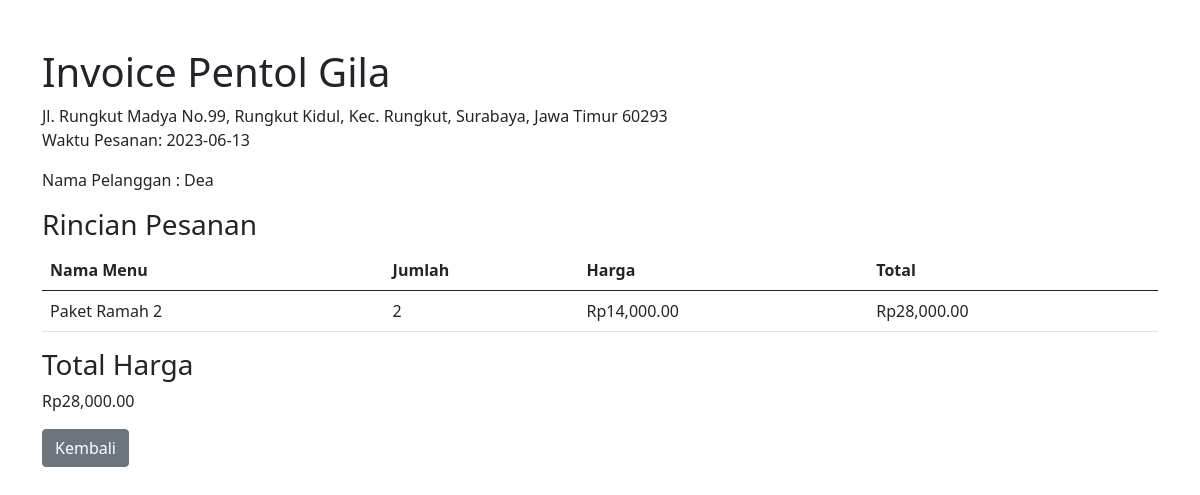
The page /tampil_pesanan.php (signed in) on the database its author committed.
### tables this page shows
CREATE TABLE `detail_pesanan` (
  `id_detail` int(11) NOT NULL,
  `pesanan_id` int(11) NOT NULL,
  `menu_id` int(11) NOT NULL,
  `jumlah` int(11) NOT NULL
);

CREATE TABLE `menu1` (
  `id` int(6) NOT NULL,
  `nama` varchar(50) NOT NULL,
  `harga` int(20) NOT NULL,
  `gambar` varchar(200) NOT NULL
);

### tampil_pesanan.php (the view, shortened to what this page needs)
<?php
$koneksi = mysqli_connect("localhost", "root", "", "pentolgila");
?>
<?php
$query = "SELECT * FROM pesanan ORDER BY id_pesanan DESC LIMIT 1";
$result = mysqli_query($koneksi, $query);
if ($result) {
    $pesanan = mysqli_fetch_assoc($result);
    $query = "SELECT * FROM detail_pesanan WHERE pesanan_id = " . $pesanan['id_pesanan'];
    $result = mysqli_query($koneksi, $query);
}
?>
<!DOCTYPE html>
<html lang="en">
<head>
    <link rel="stylesheet" href="https://cdn.jsdelivr.net/npm/bootstrap@5.1.0/dist/css/bootstrap.min.css">
</head>
<body>
    <div class="container mt-5">
        <div class="row">
            <div class="col-md-12">
                <h1>Invoice Pentol Gila</h1>
                <?php if ($result && mysqli_num_rows($result) > 0) { ?>
                    <label>Jl. Rungkut Madya No.99, Rungkut Kidul, Kec. Rungkut, Surabaya, Jawa Timur 60293</label>
                    <?php
                    $waktuIndonesia = date('Y-m-d', time());
                    ?>
                    <p>Waktu Pesanan: <?php echo $waktuIndonesia; ?></p>
                    <?php
                    if (isset($_SESSION['username'])) {
                        echo "<p>Nama Pelanggan  : " . $_SESSION['username'] . "</p>";
                    } else {
                        echo "<p>Pengguna tidak terautentikasi</p>";
                    }
                    ?>
                    <h3>Rincian Pesanan</h3>
                    <table class="table">
                        <thead>
                            <tr>
                                <th>Nama Menu</th>
                                <th>Jumlah</th>
                                <th>Harga</th>
                                <th>Total</th>
                            </tr>
                        </thead>
                        <tbody>
                            <?php
                            $totalHarga = 0;
                            while ($row = mysqli_fetch_assoc($result)) {
                                $queryMenu = "SELECT * FROM menu1 WHERE id = " . $row['menu_id'];
                                $resultMenu = mysqli_query($koneksi, $queryMenu);
                                $menu = mysqli_fetch_assoc($resultMenu);
                                $subTotal = $row['jumlah'] * $menu['harga'];
                                $totalHarga += $subTotal;
                            ?>
                                <tr>
                                    <td><?php echo $menu['nama']; ?></td>
                                    <td><?php echo $row['jumlah']; ?></td>
                                    <td>Rp<?php echo number_format($menu['harga'], 2); ?></td>
                                    <td>Rp<?php echo number_format($subTotal, 2); ?></td>
                                </tr>
                            <?php } ?>
                        </tbody>
                    </table>
                    <h3>Total Harga</h3>
                    <p>Rp<?php echo number_format($totalHarga, 2); ?></p>
                    <a href="pembeli1.php" class="btn btn-secondary">Kembali</a>
                <?php } else { ?>
                    <p>Tidak ada pesanan yang ditemukan.</p>
                <?php } ?>
            </div>
        </div>
    </div>
</body>
</html>

### rows shown on the page
detail_pesanan: menu1.nama "Paket Ramah 2", jumlah "2", menu1.harga "14,000.00", jumlah.harga "28,000.00"

### other values the page prints
$_SESSION['username'] "Dea"
$totalHarga "28,000.00"
